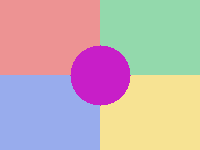
#> input picture test/fixtures/photo-alpha.tif, 200 x 150 px
$ python verify-cutout.py fixtures/photo-alpha.tif
#> lines starting #> are read from the running program, lines starting #| are printed output that depends on the picture; after the words box and inside, x2 and y2 are one past the last pixel; in counts of white or black regions, pixels touching at a corner belong together
#!/usr/bin/env python3
"""Check a saved cutout from outside the program that made it.

Expects the file produced by tracing a 12-sided shape of radius 36 around the
magenta disc in test/fixtures/photo.png, and confirms the file really is that
shape: cropped to it, transparent outside it, and untouched inside it.

    python3 test/verify-cutout.py path/to/cutout.png
"""
import sys
from PIL import Image

path = sys.argv[1]
image = Image.open(path)
#> image is the input picture: PIL image 200x150 RGBA; mean R, G, B, A 143.4, 118.2, 107.1, 139.9
problems = []
if image.mode != "RGBA":
    problems.append(f"expected an RGBA image with transparency, got {image.mode}")
image = image.convert("RGBA")
width, height = image.size
#> width = 200; height = 150
alpha = image.getchannel("A")
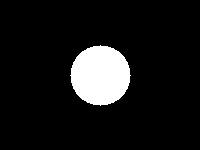
#> alpha: PIL image 200x150 L; values 128 (black) and 255 (white), 9.4% white; 1 white region, box (x1, y1, x2, y2) and area: (70, 45, 131, 106) 2821

if not (71 <= width <= 75 and 71 <= height <= 75):
    problems.append(f"expected about 72x72 (cropped to the outline), got {width}x{height}")

corners = [alpha.getpixel(p) for p in [(0, 0), (width - 1, 0), (0, height - 1), (width - 1, height - 1)]]
#> corners = [128, 128, 128, 128]
if any(corners):
    problems.append(f"the corners should be transparent, got alpha {corners}")

centre = image.getpixel((width // 2, height // 2))
#> centre = (200, 30, 200, 255)
if not (centre[3] == 255 and abs(centre[0] - 200) < 10 and abs(centre[1] - 30) < 10 and abs(centre[2] - 200) < 10):
    problems.append(f"the centre should be the magenta disc, got {centre}")

values = alpha.tobytes()
filled = (sum(1 for v in values if v == 255) + sum(v / 255 for v in values if 0 < v < 255)) / len(values)
#> filled = 0.549
if not (0.69 <= filled <= 0.81):
    problems.append(f"a round shape should fill about 75% of its box, got {filled:.0%}")

print(f"{path}: {width}x{height}, corners alpha {corners}, centre {centre}, {filled:.1%} filled")
#| fixtures/photo-alpha.tif: 200x150, corners alpha [128, 128, 128, 128], centre (200, 30, 200, 255), 54.9% filled
if problems:
    print("FAIL:")
    for p in problems:
        print("  -", p)
#> this loop made 3 passes
#|   - expected about 72x72 (cropped to the outline), got 200x150
#|   - the corners should be transparent, got alpha [128, 128, 128, 128]
#|   - a round shape should fill about 75% of its box, got 55%
#> (the run stopped early here; a loop or call above may not have finished)
